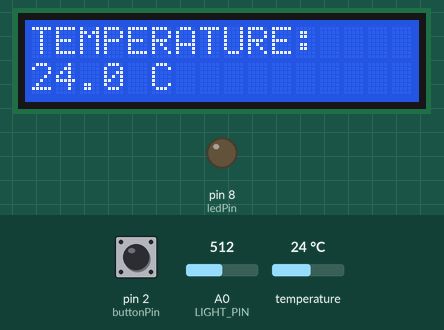
Recording of a sketch running on a simulated Arduino Uno, built with avr-gcc and run on an emulated ATmega328P. Shown: 16×2 character LCD, output pins drawn as LEDs (lit = HIGH). The inputs (shaded band) are chosen by the test bench; at power-on: pin 2 (buttonPin) HIGH, A0 (LIGHT_PIN) = 512, temperature 24 °C. EEPROM starts erased.

Above: at 3.1 s.
3.2 s: pin 2 (buttonPin) pulled LOW for 1.15 s
At 4.8 s:
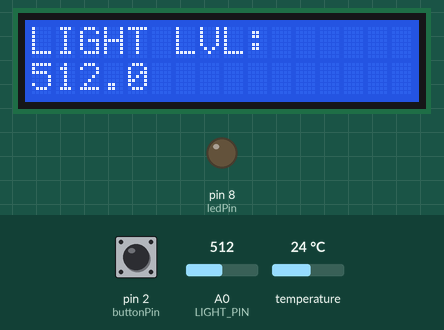
5.8 s: pin 2 (buttonPin) pulled LOW for 1.15 s
At 6.3 s:
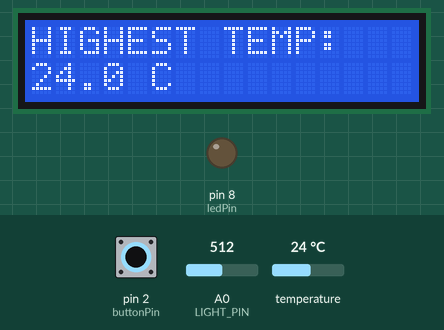
8.4 s: pin 2 (buttonPin) pulled LOW for 3.2 s
At 9.6 s:
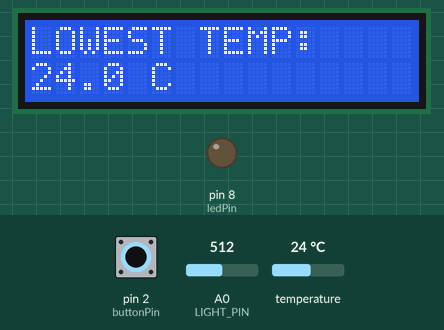
13.1 s: pin 2 (buttonPin) pulled LOW for 1.15 s
At 14.8 s:
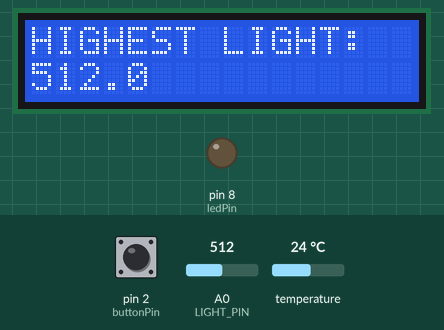
15.7 s: pin 2 (buttonPin) pulled LOW for 1.15 s
At 17.3 s:
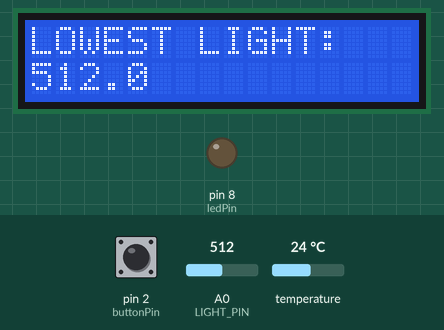
18.3 s: A0 (LIGHT_PIN) set to 417
At 20.7 s:
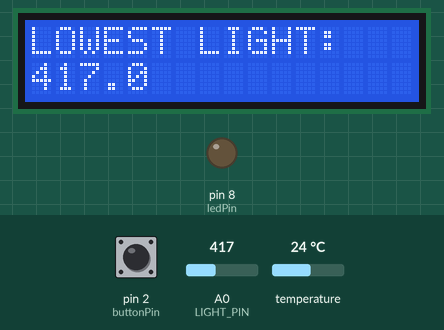
21.3 s: A0 (LIGHT_PIN) set to 382
Timing chart, 0 to 24.4 s (numbered marks = the images above; inputs shaded):
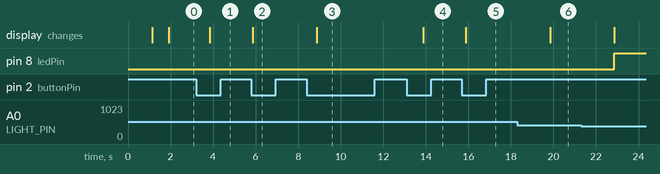

Measured:
- after the input at 3.2 s, the display: changes after 0.65 s (image 1)
- after the input at 5.8 s, the display: changes after 0.05 s (image 2)
- after the input at 8.4 s, the display: changes after 0.48 s (image 3)
- after the input at 13.1 s, the display: changes after 0.79 s (image 4)
- after the input at 15.7 s, the display: changes after 0.18 s (image 5)
- after the input at 18.3 s, the display: changes after 1.6 s (image 6)
- after the input at 21.3 s, pin 8 (ledPin): LOW → HIGH after 1.6 s

The sketch:

HW2.ino
```cpp
#include <OneWire.h>
#include <DallasTemperature.h>
#include <EEPROM.h>
#include <LiquidCrystal.h>
//#include <Servo.h>

// Pin definitions
#define LIGHT_PIN A0
#define ONE_WIRE_BUS 13
const int ledPin = 8;
const int buttonPin = 2;

// EEPROM addresses
#define MAGIC_ADDR      0
#define MAGIC_VALUE     0x42
#define HIGH_TEMP_ADDR  1
#define HIGH_LIGHT_ADDR 5
#define LOW_TEMP_ADDR   9
#define LOW_LIGHT_ADDR  13
#define BUTTON_ADDR     17

// Hardware objects
LiquidCrystal lcd(12, 11, 5, 4, 3, 6);
OneWire oneWire(ONE_WIRE_BUS);
DallasTemperature sensors(&oneWire);
//Servo servo;

// Record tracking variables
float highestTemp = -100.0;
float lowestTemp = 1000.0;
float highestLight = 0.0;
float lowestLight = 1000.0;
int counter = 0;

// Current sensor readings
volatile float currentTemp = 0.0;
volatile float currentLight = 0.0;

// Display state tracking
float tempLast = -100.0;
float lightLast = -1.0;
int lastCounter = -1;

// Event flags
volatile bool buttonPressed = false;
volatile bool sensorReadFlag = false;
volatile bool displayUpdateFlag = false;

// Timer counters
volatile uint16_t sensorTimerCount = 0;
volatile uint16_t displayTimerCount = 0;
const uint16_t SENSOR_INTERVAL = 1000;   // Read sensors every 1000ms
const uint16_t DISPLAY_INTERVAL = 500;   // Update display every 500ms

// Button debouncing
volatile unsigned long lastButtonTime = 0;
const unsigned long debounceDelay = 100;


void buttonISR() {
  unsigned long currentTime = millis();
  if (currentTime - lastButtonTime > debounceDelay) {
    buttonPressed = true;
    lastButtonTime = currentTime;
  }
}

void timer1_compa_handler() {
  sensorTimerCount++;
  displayTimerCount++;

  if (sensorTimerCount >= SENSOR_INTERVAL) {
    sensorReadFlag = true;
    sensorTimerCount = 0;
  }

  if (displayTimerCount >= DISPLAY_INTERVAL) {
    displayUpdateFlag = true;
    displayTimerCount = 0;
  }
}

// Timer1 ISR - connects hardware timer to handler
ISR(TIMER1_COMPA_vect) {
  timer1_compa_handler();
}

void setup() {

  //servo.attach(10);
  //servo.write(0);
  sensors.begin();
  lcd.begin(16, 2);

  pinMode(ledPin, OUTPUT);
  pinMode(buttonPin, INPUT_PULLUP);

  lcd.clear();
  lcd.print("Initializing...");

  attachInterrupt(digitalPinToInterrupt(buttonPin), buttonISR, FALLING);
  setupTimer1();

  loadEEPROMData();

  delay(1000);
  lcd.clear();

  readSensors();
  updateDisplay();
}


void loop() {

  if (buttonPressed) {
    handleButtonPress();
    buttonPressed = false;
  }

  if (sensorReadFlag) {
    readSensors();
    checkAndUpdateRecords();
    controlLED();
    sensorReadFlag = false;
  }

  if (displayUpdateFlag) {
    updateDisplay();
    displayUpdateFlag = false;
  }
}

void readSensors() {
  currentLight = analogRead(LIGHT_PIN);

  sensors.requestTemperatures();
  currentTemp = sensors.getTempCByIndex(0);
 }

void checkAndUpdateRecords() {
  if (currentTemp > highestTemp) {
    highestTemp = currentTemp;
    EEPROM.put(HIGH_TEMP_ADDR, highestTemp);
  }

  if (currentTemp < lowestTemp) {
    lowestTemp = currentTemp;
    EEPROM.put(LOW_TEMP_ADDR, lowestTemp);
  }

  if (currentLight > highestLight) {
    highestLight = currentLight;
    EEPROM.put(HIGH_LIGHT_ADDR, highestLight);
  }

  if (currentLight < lowestLight) {
    lowestLight = currentLight;
    EEPROM.put(LOW_LIGHT_ADDR, lowestLight);
  }
}


void controlLED() {
  // Turn on LED when light level is under 300
  if (currentLight < 400) {
    digitalWrite(ledPin, HIGH);
  } else {
    digitalWrite(ledPin, LOW);
  }
}

void handleButtonPress() {
  counter++;
  if (counter > 5) {
    counter = 0;
  }
  lastCounter = -1;  // Force display update
  displayUpdateFlag = true;
  EEPROM.put(BUTTON_ADDR, counter);
}

void updateDisplay() {
  bool needsUpdate = (lastCounter != counter);

  switch (counter) {
    case 0:
      if (needsUpdate || tempLast != currentTemp) {
        tempLast = currentTemp;
        printData("TEMPERATURE:", " C", currentTemp, lcd);
        lastCounter = counter;
      }
      break;

    case 1:
      if (needsUpdate || lightLast != currentLight) {
        lightLast = currentLight;
        printData("LIGHT LVL:", "", currentLight, lcd);
        lastCounter = counter;
      }
      break;

    case 2:
      printData("HIGHEST TEMP:", " C", highestTemp, lcd);
      lastCounter = counter;
      break;

    case 3:
      printData("LOWEST TEMP:", " C", lowestTemp, lcd);
      lastCounter = counter;
      break;

    case 4:
      printData("HIGHEST LIGHT:", "", highestLight, lcd);
      lastCounter = counter;
      break;

    case 5:
      printData("LOWEST LIGHT:", "", lowestLight, lcd);
      lastCounter = counter;
      break;
  }
}

void printData(String text, String text2, float value, LiquidCrystal &lcd) {
  lcd.clear();
  lcd.print(text);
  lcd.setCursor(0, 1);
  lcd.print(value, 1);  // Show 1 decimal place
  lcd.print(text2);
}

void loadEEPROMData() {
  if (EEPROM.read(MAGIC_ADDR) == MAGIC_VALUE) {
    // Valid data exists, load it
    EEPROM.get(HIGH_TEMP_ADDR, highestTemp);
    EEPROM.get(LOW_TEMP_ADDR, lowestTemp);
    EEPROM.get(HIGH_LIGHT_ADDR, highestLight);
    EEPROM.get(LOW_LIGHT_ADDR, lowestLight);
    EEPROM.get(BUTTON_ADDR, counter);
  } else {
    // First run, initialize EEPROM with magic value
    EEPROM.write(MAGIC_ADDR, MAGIC_VALUE);
    EEPROM.put(HIGH_TEMP_ADDR, highestTemp);
    EEPROM.put(LOW_TEMP_ADDR, lowestTemp);
    EEPROM.put(HIGH_LIGHT_ADDR, highestLight);
    EEPROM.put(LOW_LIGHT_ADDR, lowestLight);
    EEPROM.put(BUTTON_ADDR, counter);
  }
}

void setupTimer1() {
  noInterrupts();

  // Clear Timer1 control registers
  TCCR1A = 0;
  TCCR1B = 0;
  TCNT1 = 0;

  // Set compare match register for 1ms (1000 Hz)
  // Formula: (16MHz / (prescaler * frequency)) - 1
  // (16000000 / (64 * 1000)) - 1 = 249
  OCR1A = 249;

  // Configure Timer1
  TCCR1B |= (1 << WGM12);               // CTC mode
  TCCR1B |= (1 << CS11) | (1 << CS10);  // 64 prescaler
  TIMSK1 |= (1 << OCIE1A);              // Enable compare interrupt

  interrupts();
}
```
